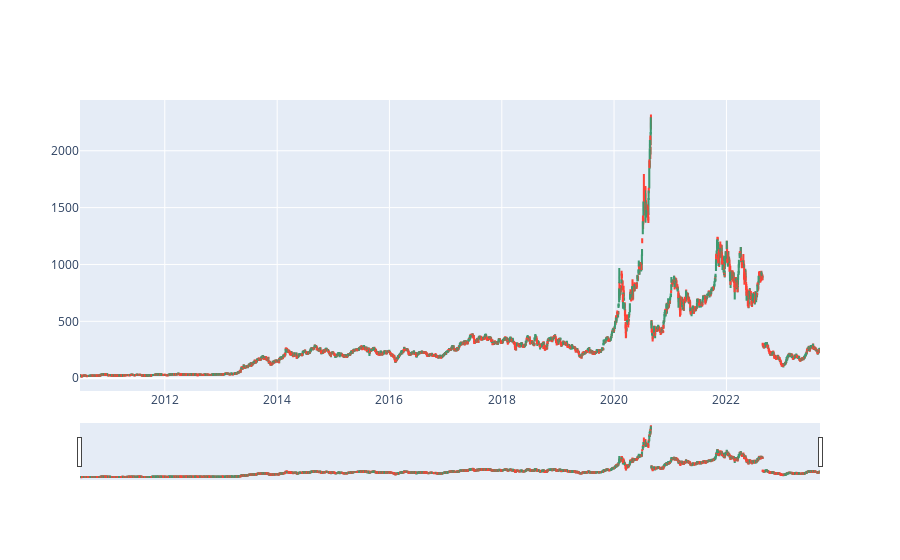

The notebook cell this image was saved under:
### Code cell
# For plotting candlestick charts.
import plotly.graph_objects as go

fig = go.Figure(data=[go.Candlestick(x=df['date'],
                open=df['open'],
                high=df['high'],
                low=df['low'],
                close=df['close'])])
# fig.show()
fig.show()

### Figure 1 — Plotly figure (JSON) as saved in the notebook; plotly's stock layout.template omitted (floating-point values rounded to 4 significant figures; data arrays with more than 128 entries replaced by an {"elided": "..."} marker saying what was removed)
{"data": [{"close": {"elided": "3319 float values"}, "high": {"elided": "3319 float values"}, "low": {"elided": "3319 float values"}, "open": {"elided": "3319 float values"}, "type": "candlestick", "x": {"elided": "3319 str values"}}], "layout": {}}
